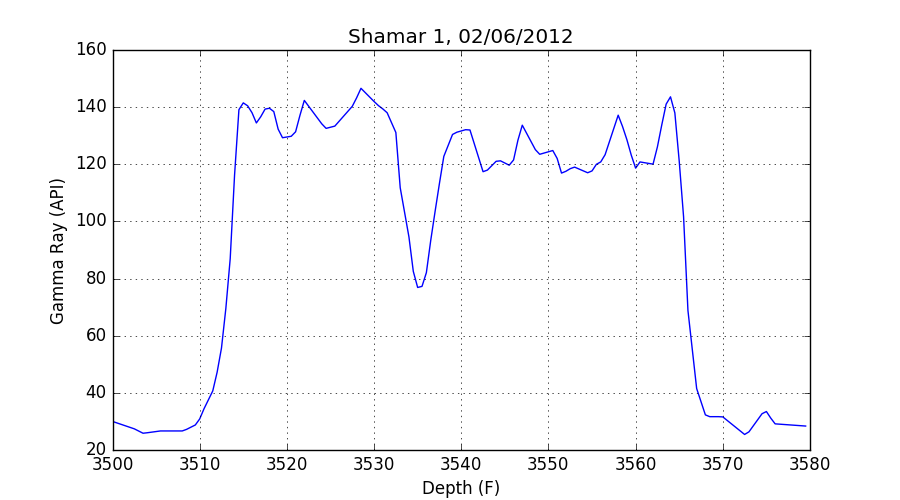

The Python source for this figure:
import io
import numpy as np
import matplotlib.pyplot as plt
import las
try:
    from urllib.request import urlopen
except ImportError:
    from urllib import urlopen

url = "http://www.kgs.ku.edu/software/DEWL/HELP/pc_read/Shamar-1.las"
f = io.StringIO(urlopen(url).read().decode('iso-8859-1'))
log = las.LASReader(f, null_subs=np.nan)

plt.figure(figsize=(9, 5))
plt.plot(log.data['DEPT'], log.data['GR'])
plt.xlabel(log.curves.DEPT.descr + " (%s)" % log.curves.DEPT.units)
plt.ylabel(log.curves.GR.descr + " (%s)" % log.curves.GR.units)
plt.title(log.well.WELL.data + ', ' + log.well.DATE.data)
plt.grid()
plt.show()
